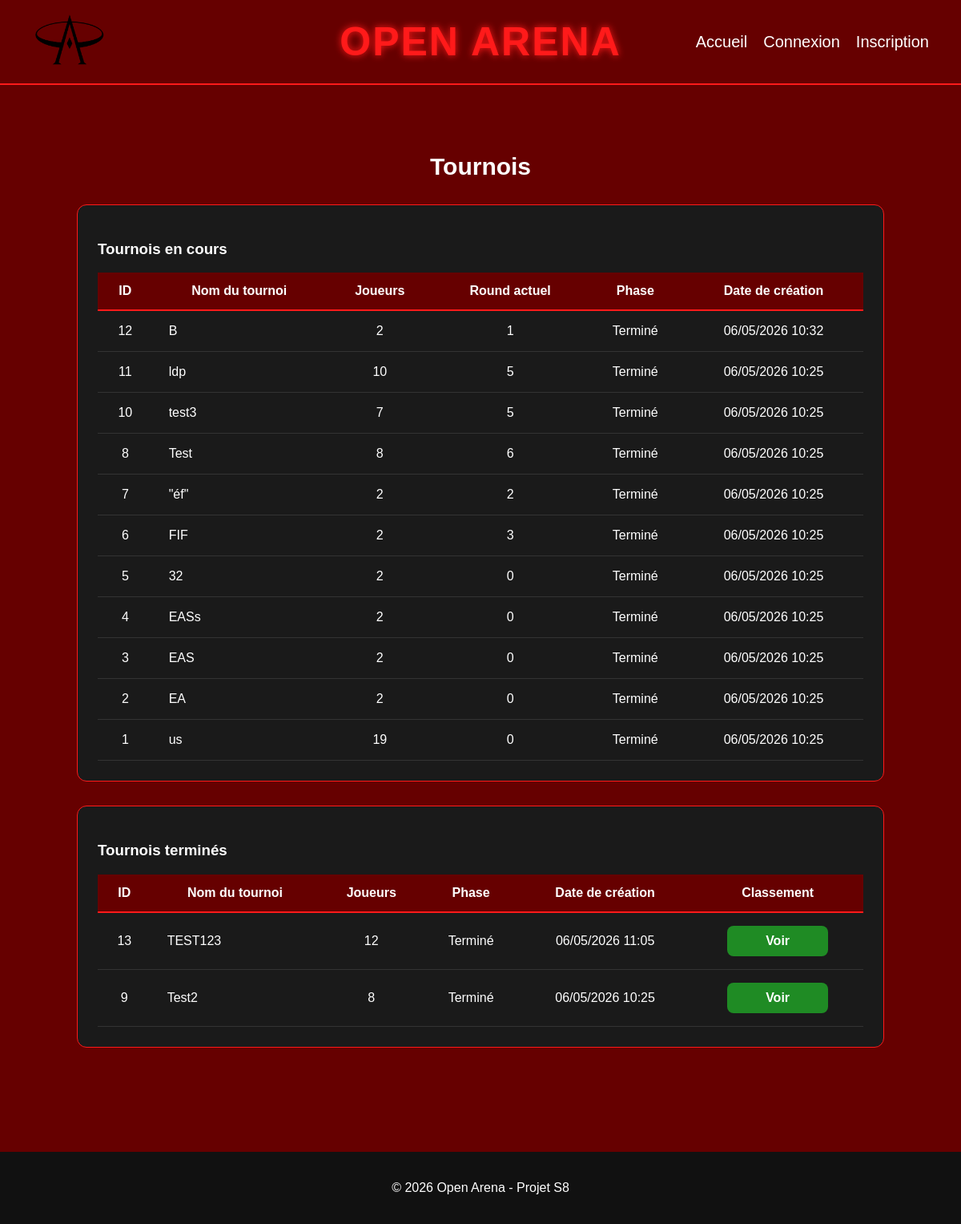
Screenshot of /?page=tournoi with the database file from the repository.
### tables this page shows
CREATE TABLE `tournois` (
  `id_tournoi` int(11) NOT NULL,
  `nom_tournoi` varchar(100) NOT NULL,
  `nombre_joueurs` int(11) NOT NULL,
  `round_actuel` int(11) DEFAULT '0',
  `phase` varchar(50) DEFAULT 'swiss',
  `vainqueur_participation_id` int(11) DEFAULT NULL,
  `date_creation` datetime DEFAULT CURRENT_TIMESTAMP
);

### index.php (called while the page is built, shortened)
<?php
require_once __DIR__ . '/routes/web.php';

### app/tournoi.php (the view, shortened to what this page needs)
<?php
require_once __DIR__ . "/../config/database.php";
$sql = "
    SELECT *
    FROM tournois
    WHERE phase != 'termine'
    ORDER BY id_tournoi DESC
";
$stmt = $pdo->prepare($sql);
$stmt->execute();
$tournois_en_cours = $stmt->fetchAll(PDO::FETCH_ASSOC);
$sql = "
    SELECT *
    FROM tournois
    WHERE phase = 'termine'
    ORDER BY id_tournoi DESC
";
$stmt = $pdo->prepare($sql);
$stmt->execute();
$tournois_termines = $stmt->fetchAll(PDO::FETCH_ASSOC);
?>
<!DOCTYPE html>
<html lang="fr">
<head>
    <link rel="stylesheet" href="<?= BASE_URL ?>/assets/styles.css">
</head>
<body>
<header>
    <div class="left">
        <div class="logo">
            <img src="<?= BASE_URL ?>/assets/images/logo.png" alt="Open Arena Logo">
        </div>
        <div class="title">Open Arena</div>
    </div>
    <nav>
        <a href="<?= BASE_URL ?>/?page=home">Accueil</a>
        <a href="<?= BASE_URL ?>/?page=connexion">Connexion</a>
        <a href="<?= BASE_URL ?>/?page=inscription">Inscription</a>
    </nav>
</header>
<section class="section tournoi-section">
    <h2>Tournois</h2>
    <div class="tournoi-container">
        <h3 class="tournoi-subtitle">Tournois en cours</h3>
        <?php if (empty($tournois_en_cours)): ?>
            <p class="empty-message">Aucun tournoi en cours pour le moment.</p>
        <?php else: ?>
            <table class="tournoi-table">
                <thead>
                    <tr>
                        <th>ID</th>
                        <th>Nom du tournoi</th>
                        <th>Joueurs</th>
                        <th>Round actuel</th>
                        <th>Phase</th>
                        <th>Date de création</th>
                    </tr>
                </thead>
                <tbody>
                    <?php foreach ($tournois_en_cours as $tournoi): ?>
                        <tr>
                            <td><?= htmlspecialchars($tournoi["id_tournoi"]) ?></td>
                            <td><?= htmlspecialchars($tournoi["nom_tournoi"]) ?></td>
                            <td>
                                <?php if (isset($tournoi["nombre_joueurs"])): ?>
                                    <?= htmlspecialchars($tournoi["nombre_joueurs"]) ?>
                                <?php else: ?>
                                    Non renseigné
                                <?php endif; ?>
                            </td>
                            <td>
                                <?php if (isset($tournoi["round_actuel"])): ?>
                                    <?= htmlspecialchars($tournoi["round_actuel"]) ?>
                                <?php else: ?>
                                    -
                                <?php endif; ?>
                            </td>
                            <td>Terminé</td>
                            <td>
                                <?php if (isset($tournoi["date_creation"]) && !empty($tournoi["date_creation"])): ?>
                                    <?= date("d/m/Y H:i", strtotime($tournoi["date_creation"])) ?>
                                <?php else: ?>
                                    Non renseignée
                                <?php endif; ?>
                            </td>
                        </tr>
                    <?php endforeach; ?>
                </tbody>
            </table>
        <?php endif; ?>
    </div>
    <div class="tournoi-container">
        <h3 class="tournoi-subtitle">Tournois terminés</h3>
        <?php if (empty($tournois_termines)): ?>
            <p class="empty-message">Aucun tournoi terminé pour le moment.</p>
        <?php else: ?>
            <table class="tournoi-table">
                <thead>
                    <tr>
                        <th>ID</th>
                        <th>Nom du tournoi</th>
                        <th>Joueurs</th>
                        <th>Phase</th>
                        <th>Date de création</th>
                        <th>Classement</th>
                    </tr>
                </thead>
                <tbody>
                    <?php foreach ($tournois_termines as $tournoi): ?>
                        <tr>
                            <td><?= htmlspecialchars($tournoi["id_tournoi"]) ?></td>
                            <td><?= htmlspecialchars($tournoi["nom_tournoi"]) ?></td>
                            <td>
                                <?php if (isset($tournoi["nombre_joueurs"])): ?>
                                    <?= htmlspecialchars($tournoi["nombre_joueurs"]) ?>
                                <?php else: ?>
                                    Non renseigné
                                <?php endif; ?>
                            </td>
                            <td>Terminé</td>
                            <td>
                                <?php if (isset($tournoi["date_creation"]) && !empty($tournoi["date_creation"])): ?>
                                    <?= date("d/m/Y H:i", strtotime($tournoi["date_creation"])) ?>
                                <?php else: ?>
                                    Non renseignée
                                <?php endif; ?>
                            </td>
                            <td>
                                <a
                                    href="<?= BASE_URL ?>/?page=classement_tournoi&id_tournoi=<?= intval($tournoi["id_tournoi"]) ?>"
                                    class="btn-gerer"
                                >
                                    Voir
                                </a>
                            </td>
                        </tr>
                    <?php endforeach; ?>
                </tbody>
            </table>
        <?php endif; ?>
    </div>
</section>
<footer>
    <p>© 2026 Open Arena - Projet S8</p>
</footer>
</body>
</html>

### assets/styles.css (style rules this page uses)
body { margin: 0; font-family: Arial, sans-serif; background: #660000; color: white; }
header { display: flex; justify-content: space-between; align-items: center; padding: 15px 40px; background: #660000; border-bottom: 2px solid #ff1a1a;; position: relative; }
.logo img { height: 70px; width: auto; }
.left { display: flex; align-items: center; gap: 15px; }
.title { position: absolute; left: 50%; transform: translateX(-50%); font-size: 50px; font-weight: bold; color: #ff1a1a; text-transform: uppercase; letter-spacing: 2px; text-shadow: 0 0 10px #ff1a1a; }
nav { display: flex; align-items: center; font-size: 20px; gap: 20px; flex-wrap: wrap; }
nav a { text-decoration: none; color: white; transition: 0.3s; }
.section { padding: 60px 40px; }
.section h2 { margin-bottom: 30px; font-size: 30px; text-align: center; }
footer { text-align: center; padding: 20px; background: #111; margin-top: 40px; }
.tournoi-section { min-height: 70vh; }
.tournoi-container { width: 90%; max-width: 1100px; margin: 30px auto; background: #1a1a1a; border: 1px solid #ff1a1a; border-radius: 12px; padding: 25px; box-sizing: border-box; overflow-x: auto; }
.tournoi-table { width: 100%; border-collapse: collapse; color: white; min-width: 850px; }
.tournoi-table th { background: #660000; color: white; padding: 14px 16px; text-align: center; border-bottom: 2px solid #ff1a1a; white-space: nowrap; }
.tournoi-table td { padding: 16px 14px; text-align: center; border-bottom: 1px solid #333; vertical-align: middle; }
.tournoi-table td:nth-child(2) { text-align: left; padding-left: 20px; }
.btn-gerer { display: inline-block; padding: 10px 18px; background: #1f8b24; color: white; text-decoration: none; border-radius: 8px; font-weight: bold; transition: 0.3s; min-width: 90px; text-align: center; }

### rows the page displays
tournois: id_tournoi "12", nom_tournoi "B", nombre_joueurs "2", round_actuel "1", date_creation "06/05/2026 10:32"
tournois: id_tournoi "11", nom_tournoi "ldp", nombre_joueurs "10", round_actuel "5", date_creation "06/05/2026 10:25"
tournois: id_tournoi "10", nom_tournoi "test3", nombre_joueurs "7", round_actuel "5", date_creation "06/05/2026 10:25"
tournois: id_tournoi "8", nom_tournoi "Test", nombre_joueurs "8", round_actuel "6", date_creation "06/05/2026 10:25"
tournois: id_tournoi "7", nom_tournoi "\"éf\"", nombre_joueurs "2", round_actuel "2", date_creation "06/05/2026 10:25"
tournois: id_tournoi "6", nom_tournoi "FIF", nombre_joueurs "2", round_actuel "3", date_creation "06/05/2026 10:25"
tournois: id_tournoi "5", nom_tournoi "32", nombre_joueurs "2", round_actuel "0", date_creation "06/05/2026 10:25"
tournois: id_tournoi "4", nom_tournoi "EASs", nombre_joueurs "2", round_actuel "0", date_creation "06/05/2026 10:25"
tournois: id_tournoi "3", nom_tournoi "EAS", nombre_joueurs "2", round_actuel "0", date_creation "06/05/2026 10:25"
tournois: id_tournoi "2", nom_tournoi "EA", nombre_joueurs "2", round_actuel "0", date_creation "06/05/2026 10:25"
tournois: id_tournoi "1", nom_tournoi "us", nombre_joueurs "19", round_actuel "0", date_creation "06/05/2026 10:25"
tournois: id_tournoi "13", nom_tournoi "TEST123", nombre_joueurs "12", date_creation "06/05/2026 11:05"
tournois: id_tournoi "9", nom_tournoi "Test2", nombre_joueurs "8", date_creation "06/05/2026 10:25"
